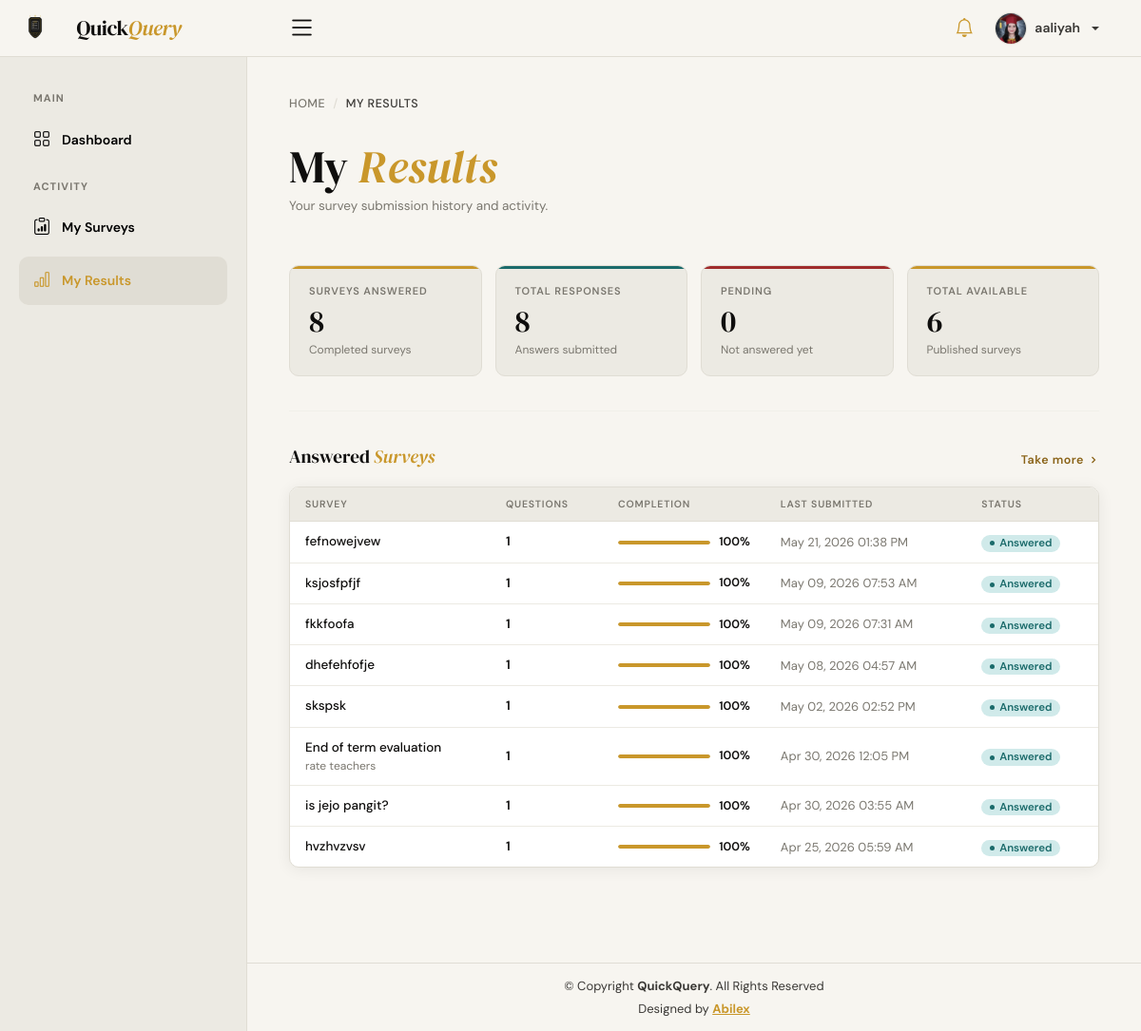
/public/user/results.php (signed in), run on the app's committed database.
### tables this page shows
CREATE TABLE `surveys` (
  `id` int(11) NOT NULL,
  `user_id` int(11) NOT NULL,
  `title` varchar(255) NOT NULL,
  `description` text NOT NULL,
  `status` enum('pending','published','closed') NOT NULL,
  `created_at` timestamp NOT NULL DEFAULT current_timestamp(),
  `category_id` int(11) DEFAULT NULL,
  `start_date` datetime DEFAULT NULL,
  `end_date` datetime DEFAULT NULL
);

### public/user/results.php (the view, shortened to what this page needs)
<?php
include('./includes/header.php');
include('./includes/topbar.php');
include('./includes/sidebar.php');
include('../../app/config/config.php');
$user_id = $_SESSION['authUser']['user_id'];
$sql = "
    SELECT s.id, s.title, s.description, s.created_at,
           COUNT(DISTINCT q.id) as question_count,
           MAX(r.submitted_at) as last_submitted
    FROM surveys s
    INNER JOIN responses r ON r.survey_id = s.id AND r.user_id = $user_id
    LEFT JOIN questions q ON q.survey_id = s.id
    GROUP BY s.id
    ORDER BY MAX(r.submitted_at) DESC
";
$result = mysqli_query($conn, $sql);
$answeredSurveys = [];
while ($row = mysqli_fetch_assoc($result)) {
  $answeredSurveys[] = $row;
}
$totalAnswered  = count($answeredSurveys);
$rQuery        = mysqli_query($conn, "SELECT COUNT(*) as cnt FROM responses WHERE user_id = $user_id");
$totalResponses = (int)mysqli_fetch_assoc($rQuery)['cnt'];
$sQuery        = mysqli_query($conn, "SELECT COUNT(*) as cnt FROM surveys WHERE status = 'published'");
$totalSurveys  = (int)mysqli_fetch_assoc($sQuery)['cnt'];
$pendingCount  = $totalSurveys - $totalAnswered;
?>
<div class="breadcrumbs">
  <a href="index" style="color:var(--ink-3);text-decoration:none;transition:color .15s;" onmouseover="this.style.color='var(--gold)'" onmouseout="this.style.color='var(--ink-3)'">Home</a>
  <span style="color:var(--paper-3);">/</span>
  <span class="current-page">My Results</span>
</div>
<header>
  <div>
    <h1>My <em>Results</em></h1>
    <p class="header-sub">Your survey submission history and activity.</p>
  </div>
</header>
<div class="stat-strip-4">
  <div class="stat-card gold">
    <div class="stat-label">Surveys Answered</div>
    <div class="stat-value"><?= $totalAnswered ?></div>
    <div class="stat-sub">Completed surveys</div>
  </div>
  <div class="stat-card teal">
    <div class="stat-label">Total Responses</div>
    <div class="stat-value"><?= $totalResponses ?></div>
    <div class="stat-sub">Answers submitted</div>
  </div>
  <div class="stat-card rose">
    <div class="stat-label">Pending</div>
    <div class="stat-value"><?= $pendingCount < 0 ? 0 : $pendingCount ?></div>
    <div class="stat-sub">Not answered yet</div>
  </div>
  <div class="stat-card gold">
    <div class="stat-label">Total Available</div>
    <div class="stat-value"><?= $totalSurveys ?></div>
    <div class="stat-sub">Published surveys</div>
  </div>
</div>
<hr class="divider">
<div class="section-label">
  <h2>Answered <em>Surveys</em></h2>
  <a href="mysurvey.php" class="section-link">
    Take more
    <svg viewBox="0 0 24 24">
      <polyline points="9 18 15 12 9 6" />
    </svg>
  </a>
</div>
<?php if (empty($answeredSurveys)): ?>
  <div class="empty-state">
    <i class="bi bi-bar-chart"></i>
    <h3>No Results Yet</h3>
    <p>You haven't answered any surveys yet. Go take one!</p>
  </div>
<?php else: ?>
  <div class="table-wrap">
    <div class="table-scroll">
      <table>
        <thead>
          <tr>
            <th>Survey</th>
            <th>Questions</th>
            <th>Completion</th>
            <th>Last Submitted</th>
            <th>Status</th>
          </tr>
        </thead>
        <tbody>
          <?php foreach ($answeredSurveys as $s):
            $qCount    = (int)$s['question_count'];
            $dateLabel = date('M d, Y h:i A', strtotime($s['last_submitted']));
          ?>
            <tr>
              <td>
                <div class="survey-title"><?= htmlspecialchars($s['title']) ?></div>
                <?php if (!empty($s['description'])): ?>
                  <div class="survey-desc"><?= htmlspecialchars($s['description']) ?></div>
                <?php endif; ?>
              </td>
              <td style="font-weight:600;color:var(--ink);"><?= $qCount ?></td>
              <td>
                <div class="prog-wrap">
                  <div class="prog-track">
                    <div class="prog-fill" style="width:100%;"></div>
                  </div>
                  <span class="prog-num">100%</span>
                </div>
              </td>
              <td style="color:var(--ink-3);font-size:13px;"><?= $dateLabel ?></td>
              <td><span class="badge badge-answered">Answered</span></td>
            </tr>
          <?php endforeach; ?>
        </tbody>
      </table>
    </div>
  </div>
<?php endif; ?>
<?php include('./includes/footer.php'); ?>

### public/user/includes/header.php (style rules this page uses)
:root { --ink: #0f0e0d; --ink-2: #3a3835; --ink-3: #7a776f; --paper: #f7f5f0; --paper-2: #eceae3; --paper-3: #e0ddd4; --gold: #c9972b; --gold-light: #f5e9cc; --gold-dark: #8a6318; --teal: #1b6b6b; --teal-lt: #d0eaea; --rose: #a02c2c; --rose-lt: #f5dede; --radius: 10px; --shadow: 0 2px 16px rgba(15, 14, 13, 0.07); }
* { box-sizing: border-box; margin: 0; padding: 0; }
body { font-family: 'DM Sans', sans-serif; background: var(--paper); color: var(--ink); padding-top: 60px; }

### data on the page
surveys: title "fefnowejvew", qCount "1", dateLabel "May 21, 2026 01:38 PM"
surveys: title "ksjosfpfjf", qCount "1", dateLabel "May 09, 2026 07:53 AM"
surveys: title "fkkfoofa", qCount "1", dateLabel "May 09, 2026 07:31 AM"
surveys: title "dhefehfofje", qCount "1", dateLabel "May 08, 2026 04:57 AM"
surveys: title "skspsk", qCount "1", dateLabel "May 02, 2026 02:52 PM"
surveys: title "End of term evaluation", description "rate teachers", qCount "1", dateLabel "Apr 30, 2026 12:05 PM"
surveys: title "is jejo pangit?", qCount "1", dateLabel "Apr 30, 2026 03:55 AM"
surveys: title "hvzhvzvsv", qCount "1", dateLabel "Apr 25, 2026 05:59 AM"

### other printed values
$userName "aaliyah"
$totalAnswered "8"
$totalResponses "8"
$totalSurveys "6"
